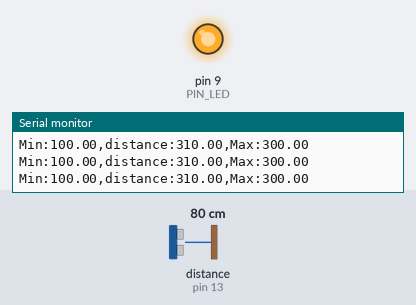
Simulated run of this sketch. Board: Arduino Uno, built with avr-gcc and run on an emulated ATmega328P. Parts: output pins drawn as LEDs (lit = HIGH), the last lines printed to the serial monitor. Wiring (inferred from the names in the program): ultrasonic range finder: trigger pin 12; echo pin 13. The test bench sets the inputs (shaded band); at power-on: distance to the obstacle (sensor on pin 13) 80 cm. The echo pulse lasts 58.3 µs per cm; pins used as bus, display or sensor lines are not drawn.

Above: at 1.2 s.
1.3 s: distance to the obstacle (sensor on pin 13) set to 18 cm
At 2.21 s:
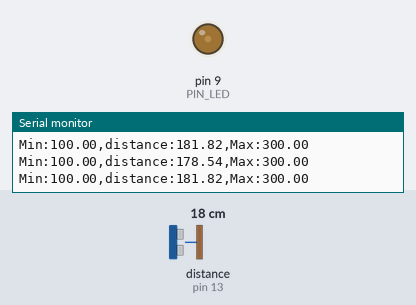
4.3 s: distance to the obstacle (sensor on pin 13) set to 2 cm
Timing chart, 0 to 7.3 s (numbered marks = the images above; inputs shaded):
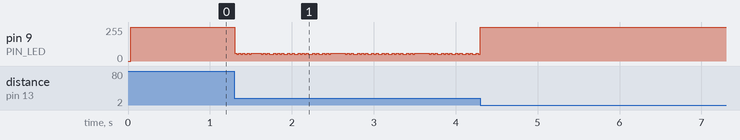

The sketch:

08_practice_7.ino
```cpp
// Arduino 핀 할당
#define PIN_LED  9
#define PIN_TRIG 12   // 초음파 센서 TRIGGER
#define PIN_ECHO 13   // 초음파 센서 ECHO

// 설정 가능한 파라미터
#define SND_VEL 346.0     // 24도에서의 음속 (단위: m/sec)
#define INTERVAL 25      // 샘플링 간격 (단위: msec)
#define PULSE_DURATION 10 // 초음파 펄스 지속 시간 (단위: usec)
#define _DIST_MIN 100.0   // 측정할 최소 거리 (단위: mm)
#define _DIST_MAX 300.0   // 측정할 최대 거리 (단위: mm)

#define TIMEOUT ((INTERVAL / 2) * 1000.0) // 최대 에코 대기 시간 (단위: usec)
#define SCALE (0.001 * 0.5 * SND_VEL) // 지속 시간을 거리로 변환하는 계수

unsigned long last_sampling_time;   // 단위: msec

void setup() {
  // GPIO 핀 초기화
  pinMode(PIN_LED, OUTPUT);
  pinMode(PIN_TRIG, OUTPUT);  // 초음파 센서 TRIGGER
  pinMode(PIN_ECHO, INPUT);   // 초음파 센서 ECHO
  digitalWrite(PIN_TRIG, LOW);  // 초음파 센서 꺼짐

  // 시리얼 포트 초기화
  Serial.begin(57600);
}

void loop() {
  float distance;

  // 다음 샘플링 시간까지 대기 (폴링)
  if (millis() < (last_sampling_time + INTERVAL))
    return;

  distance = USS_measure(PIN_TRIG, PIN_ECHO); // 거리 측정

  if ((distance == 0.0) || (distance > _DIST_MAX)) {
    distance = _DIST_MAX + 10.0;    // 더 높은 값으로 설정
    analogWrite(PIN_LED, 255);      // LED 꺼짐 (최소 밝기)
  } else if (distance < _DIST_MIN) {
    distance = _DIST_MIN - 10.0;    // 더 낮은 값으로 설정
    analogWrite(PIN_LED, 255);      // LED 꺼짐 (최소 밝기)
  } else {
    // LED 밝기 제어
    int brightness = calculateBrightness(distance);
    analogWrite(PIN_LED, brightness);
  }

  // 시리얼 포트에 거리 출력
  Serial.print("Min:");        Serial.print(_DIST_MIN);
  Serial.print(",distance:");  Serial.print(distance);
  Serial.print(",Max:");       Serial.print(_DIST_MAX);
  Serial.println("");

  // 마지막 샘플링 시간 업데이트
  last_sampling_time += INTERVAL;
}

// 초음파 센서로부터 거리 측정. 반환 값은 밀리미터 단위.
float USS_measure(int TRIG, int ECHO)
{
  digitalWrite(TRIG, HIGH);
  delayMicroseconds(PULSE_DURATION);
  digitalWrite(TRIG, LOW);

  return pulseIn(ECHO, HIGH, TIMEOUT) * SCALE; // 단위: mm
}

// 장애물 거리에 따라 LED 밝기 계산 (active low, 0이 최대 밝기, 255가 최소 밝기)
int calculateBrightness(float distance) {
  if (distance <= 100.0 || distance >= 300.0) {
    return 255;  // 최대 거리에서 최소 밝기
  } else if (distance == 150.0 || distance == 250.0) {
    return 128;  // 중간 거리에서 50% 밝기
  } else if (distance > 100.0 && distance < 200.0) {
    // 100mm ~ 200mm 사이 거리에서 점점 밝게
    return map(distance, 100, 200, 255, 0);
  } else if (distance > 200.0 && distance < 300.0) {
    // 200mm ~ 300mm 사이 거리에서 점점 어둡게
    return map(distance, 200, 300, 0, 255);
  }
  return 255; // 기본적으로 최소 밝기
}
```
